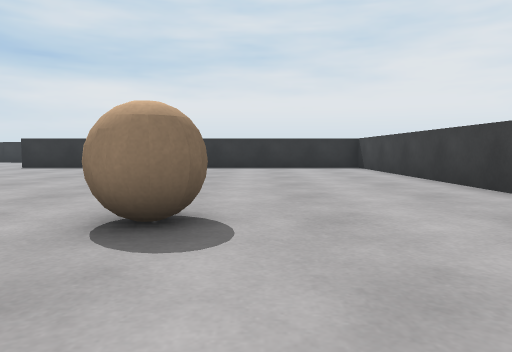
View 1 (above)

24 first-person views from a walk through a scene from a Unity 3-D project. The camera is 0.59 m above the floor, tilts 4° down and sees 70° across. The floor is counted in squares, 1 m on a side. Each view is taken from the middle of a square. On the plan, view 1 faces up. The plan holds only what a view shows up to about 10 squares ahead; the rest is blank. The place goes on beyond the plan.

View 2
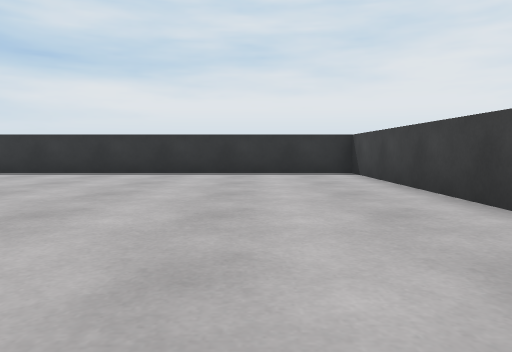

View 3
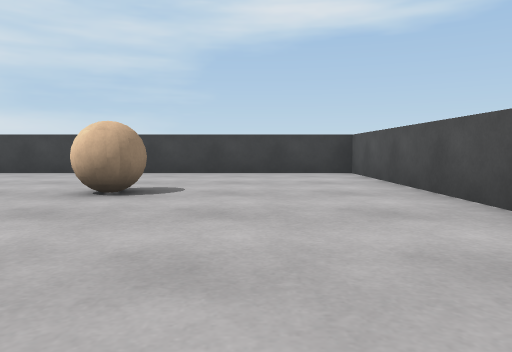

View 4
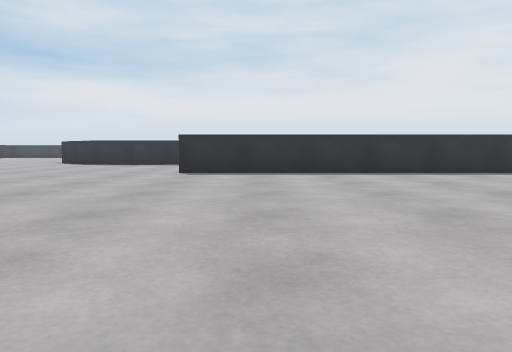

View 5
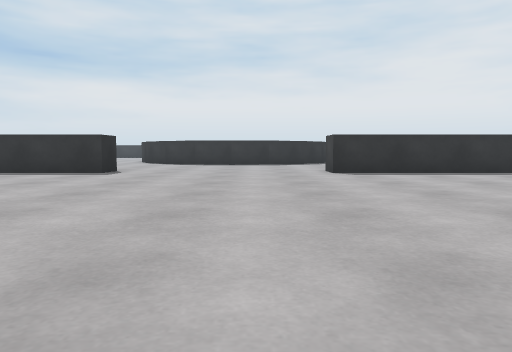

View 6
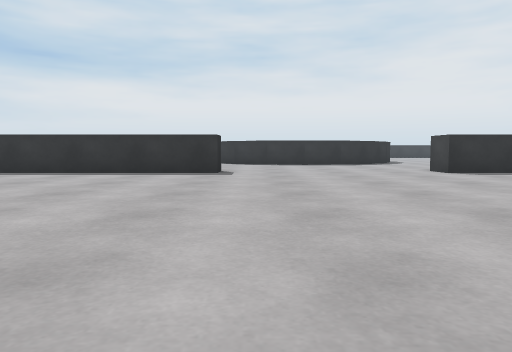

View 7
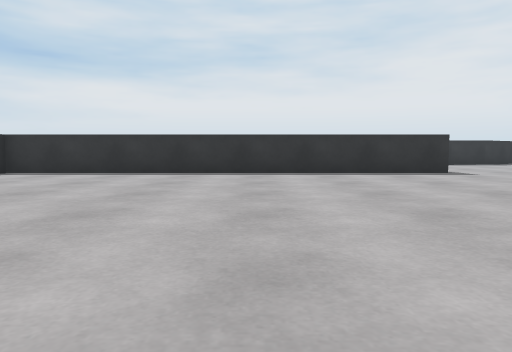

View 8
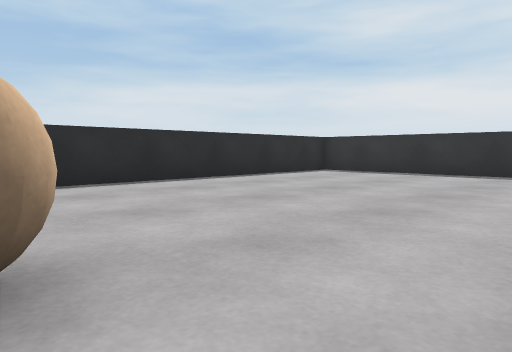

View 9
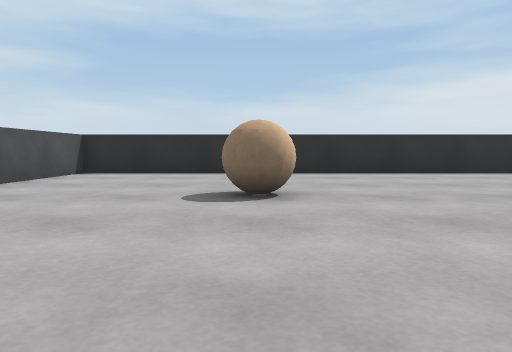

View 10
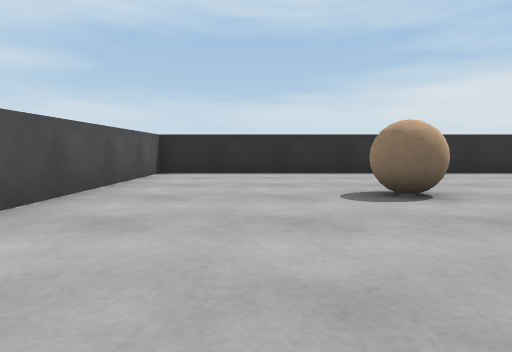

View 11
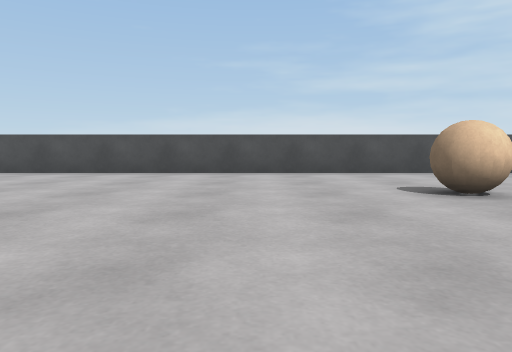

View 12
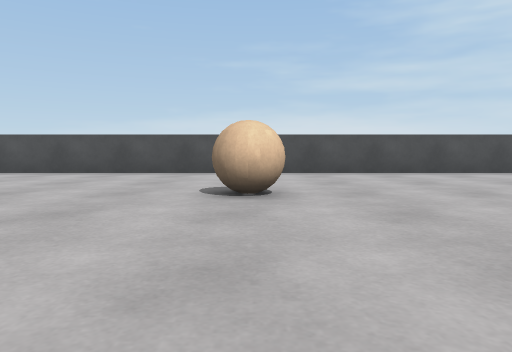

View 13
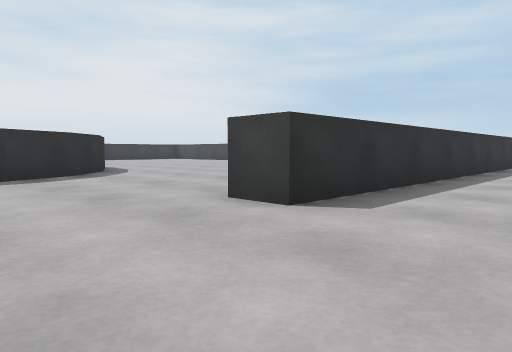

View 14
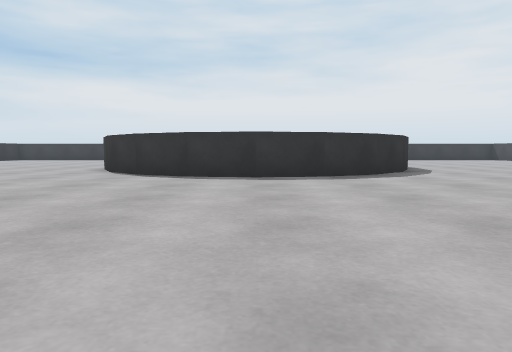

View 15
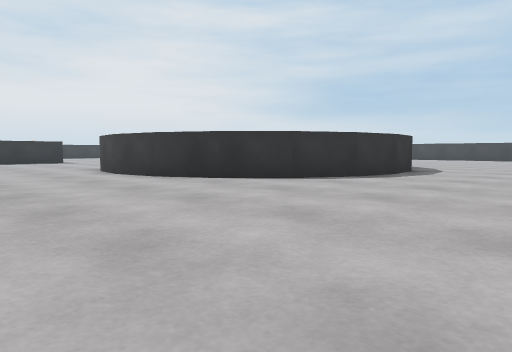

View 16
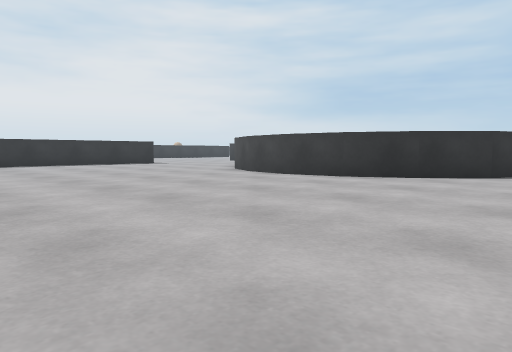

View 17
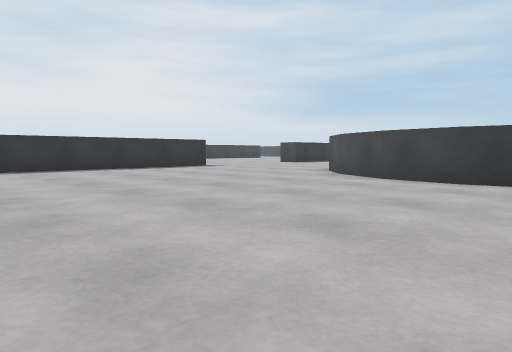

View 18
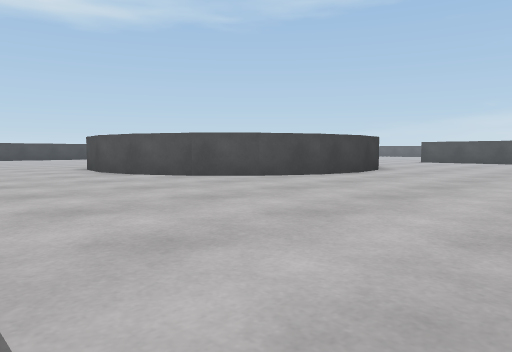

View 19
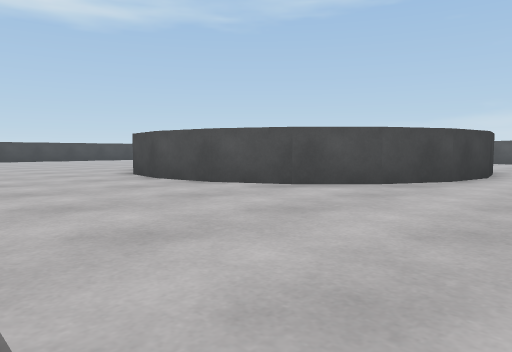

View 20
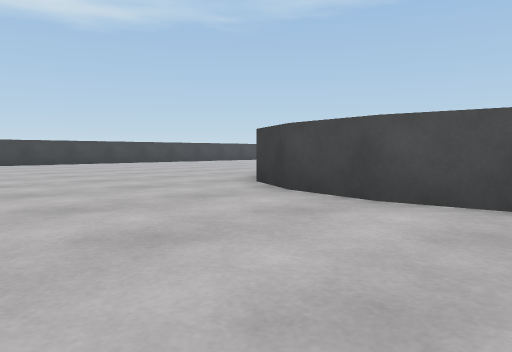

View 21
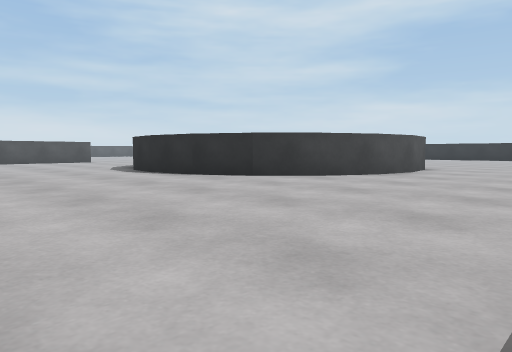

View 22
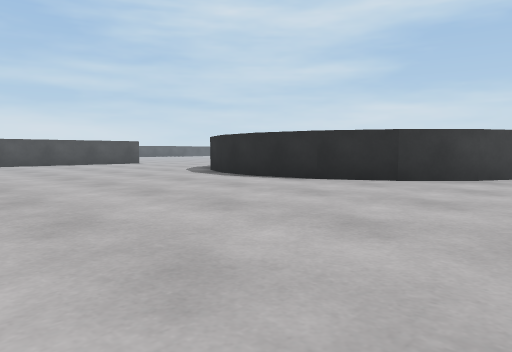

View 23
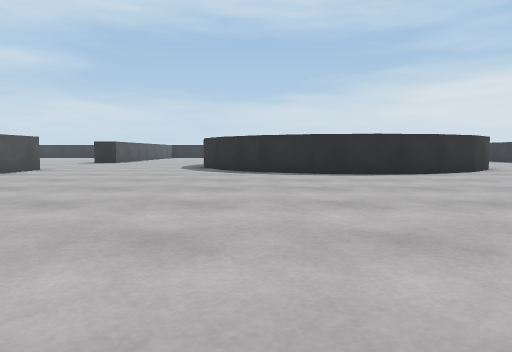

View 24
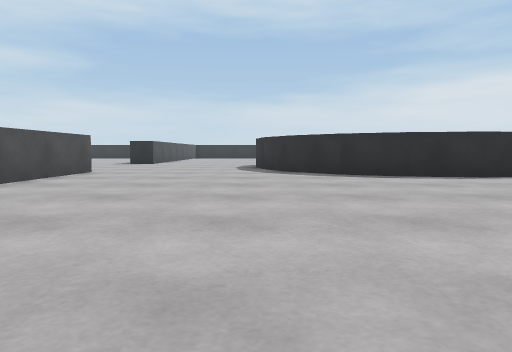

### Floor plan
Points are (right, up) in squares from view 1. A wall is a line through its corners. A room is listed if a view was taken in it or the views show most of it. See-through windows are left out.
Room 1 (views 1, 2, 3, 4, 5, 6, 7, 8, 9, 10, 11, 12, 13, 14, 15, 16, 17, 18, 19, 20, 21, 22, 23, 24)
walls: (-11, 18) (-12.5, 18.2) (-13.9, 19) (-15, 20.1) (-15.8, 21.5) (-16, 23) (-15.8, 24.6) (-15, 25.9) (-13.9, 27) (-12.5, 27.8) (-11, 28) (-9.4, 27.8) (-8.1, 27) (-7, 25.9) (-6.2, 24.5) (-6, 23) (-6.2, 21.5) (-7, 20.1) (-8.1, 18.9) (-9.4, 18.2) (-11, 18); (-14, 13.1) (-14, 12.5) (-25.5, 12.5); (-25.5, 10.8) (-25.5, -1.5) (-4.2, -1.5); (-2.5, -1.5) (3.5, -1.5) (3.5, 12.5) (-8, 12.5) (-8, 13.5) (-4.4, 13.5)
objects: other object (-21, 3); other object (-11, 3); other object (-1, 3)

Where each view was taken, in squares from view 1:
view 1: 0 up, 0 right, facing up
view 2: 3 up, 1 right, facing up
view 3: 1 up, 6 left, facing right
view 4: 3 up, 6 left, facing up
view 5: 3 up, 10 left, facing up
view 6: 3 up, 13 left, facing up
view 7: 3 up, 19 left, facing up
view 8: 3 up, 19 left, facing up-left
view 9: 3 up, 16 left, facing left
view 10: 1 up, 16 left, facing left
view 11: 8 up, 18 left, facing down
view 12: 8 up, 11 left, facing down
view 13: 10 up, 11 left, facing up-right
view 14: 10 up, 11 left, facing up
view 15: 14 up, 20 left, facing up-right
view 16: 17 up, 23 left, facing up-right
view 17: 21 up, 23 left, facing up-right
view 18: 32 up, 21 left, facing down-right
view 19: 32 up, 18 left, facing down-right
view 20: 32 up, 13 left, facing down-right
view 21: 32 up, 1 left, facing down-left
view 22: 29 up, 0 right, facing down-left
view 23: 20 up, 3 right, facing left
view 24: 18 up, 2 right, facing left
